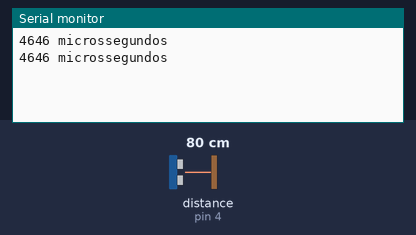
A sketch run on a simulated Arduino Uno, built with avr-gcc and run on an emulated ATmega328P. Shown: the last lines printed to the serial monitor. Wiring (inferred from the names in the program): ultrasonic range finder: trigger pin 3; echo pin 4. Inputs (shaded band) come from the test bench; at power-on: distance to the obstacle (sensor on pin 4) 80 cm. The echo pulse lasts 58.3 µs per cm.

Above: at 1.8 s.
1.9 s: distance to the obstacle (sensor on pin 4) set to 2 cm
At 2.8 s:
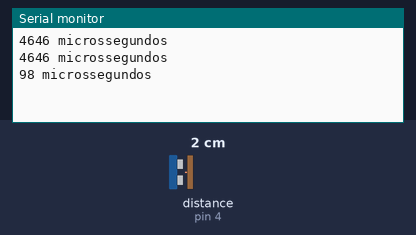
3.4 s: distance to the obstacle (sensor on pin 4) set to 4 cm
At 4.8 s:
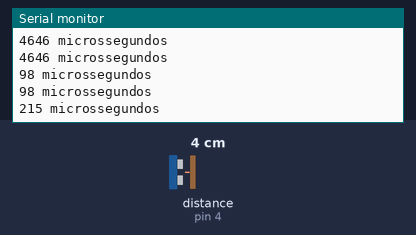
Timing chart, 0 to 6.4 s (numbered marks = the images above; inputs shaded):
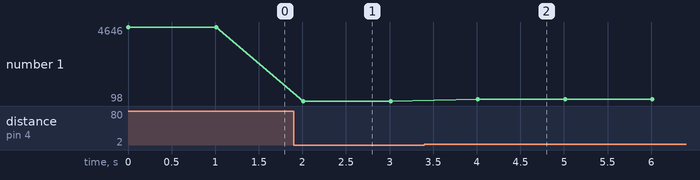

Measured:
- after the input at 1.9 s, the serial monitor: prints a new line after 0.11 s (image 1)
- after the input at 3.4 s, the serial monitor: prints a new line after 0.61 s (image 2)
- plotted number 1: 4646 → 98 after the input at 1.9 s, 98 → 215 after the input at 3.4 s

The sketch:

P4_Programa1.ino
```cpp
/**
 * @ex - Mod.3a - P4
 * @brief - comentar o cod. do Prog. 1
 * @date - 03/12
 * @author - Afonso & Natanael
 * @state - ok
 */

// declaração de constantes, usadas no programa
const int trigPin = 3;
const int echoPin = 4;

// função executada apenas 1x, quando Arduino é ligado à alimentação
void setup() {
  // define a velocidade da transmissão de dados da ligação Série
  Serial.begin (9600);

  // define o tipo de Pin, INPUT ou OUTPUT
  pinMode(trigPin, OUTPUT);
  pinMode(echoPin, INPUT);

  // coloca o Pin off
  digitalWrite(trigPin, LOW);
  delayMicroseconds(2);
}

// função executada sem parar, enquanto o Arduino tiver alimentação. É aqui que se colocam as instruções
void loop() {
  // declaração de 1 var. do tipo 'long'
  long duration;

  // coloca o Pin on
  digitalWrite(trigPin, HIGH);
  // espera durante 10 microssegundos
  delayMicroseconds(10);
  // coloca o Pin off
  digitalWrite(trigPin, LOW);

  // lê o pulso do Pin. Lê quanto tempo está a HIGH
  duration = pulseIn(echoPin, HIGH);

  // imprime na porta Série o valor da var.
  Serial.print(duration);

  // imprime na porta Série a string
  Serial.println(" microssegundos");
  // espera durante 1 segundo
  delay(1000);
}
```
